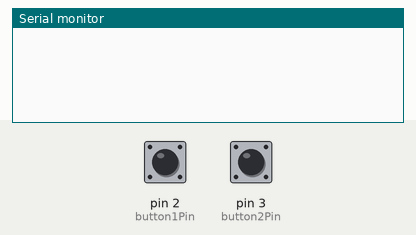
Bench run of a sketch on a simulated Arduino Uno, built with avr-gcc and run on an emulated ATmega328P. Shown: the last lines printed to the serial monitor. The inputs (shaded band) are chosen by the test bench; at power-on: pin 2 (button1Pin) HIGH, pin 3 (button2Pin) HIGH.

Above: at 1.2 s.
1.3 s: pin 2 (button1Pin) pulled LOW for 0.15 s
At 2.2 s:
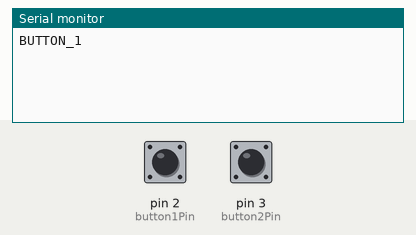
2.9 s: pin 3 (button2Pin) pulled LOW for 0.15 s
At 3.4 s:
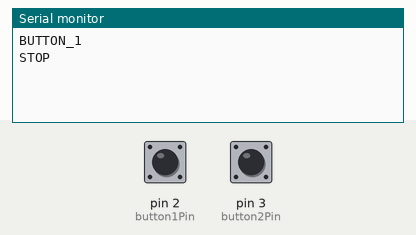

Measured:
- after the input at 1.3 s, the serial monitor: prints a new line at once (image 1)
- after the input at 2.9 s, the serial monitor: prints a new line at once (image 2)

The sketch:

buttonsetting.ino
```cpp
const int button1Pin = 2;
const int button2Pin = 3;

void setup() {
  pinMode(button1Pin, INPUT_PULLUP);
  pinMode(button2Pin, INPUT_PULLUP);
  Serial.begin(9600);
}

void loop() {
  if (digitalRead(button1Pin) == LOW) {
    Serial.println("BUTTON_1");
    delay(300);
  }

  if (digitalRead(button2Pin) == LOW) {
    Serial.println("STOP");
    delay(300);
  }
}
```
